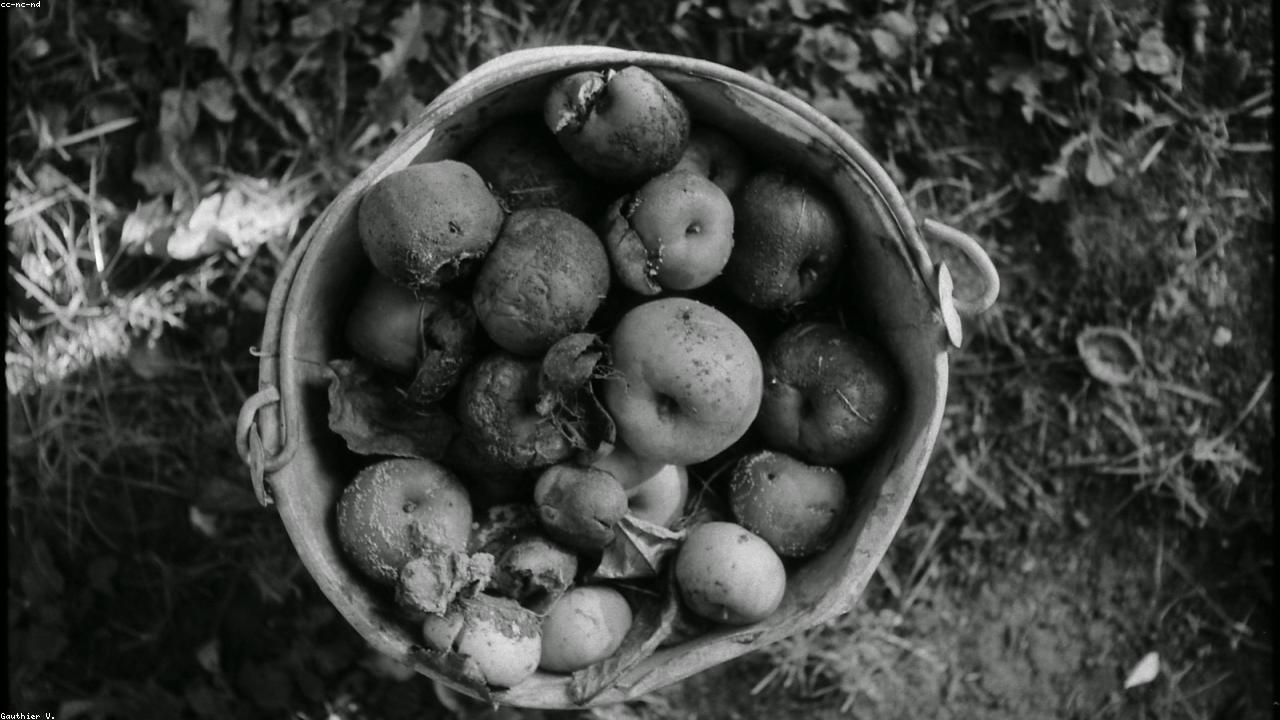
#> input picture wathersheld/img_watershed_input_8.jpg, 1280 x 720 px
$ python main.py
#> lines starting #> are read from the running program, lines starting #| are printed output that depends on the picture; after the words box and inside, x2 and y2 are one past the last pixel; in counts of white or black regions, pixels touching at a corner belong together
#> the answer given: img_watershed_input_8.jpg
import cv2
import numpy as np
from matplotlib import pyplot as plt
from pathlib import Path


def watershed_segmentation(image_path):
    image = cv2.imread(str(image_path))
#> image is the input picture: shape (720, 1280, 3); mean B, G, R 61.9, 64.7, 62.9
    if image is None:
        raise FileNotFoundError(f"Could not load image: {image_path}")

    gray = cv2.cvtColor(image, cv2.COLOR_BGR2GRAY)
    _, thresh = cv2.threshold(gray, 0, 255, cv2.THRESH_BINARY + cv2.THRESH_OTSU)
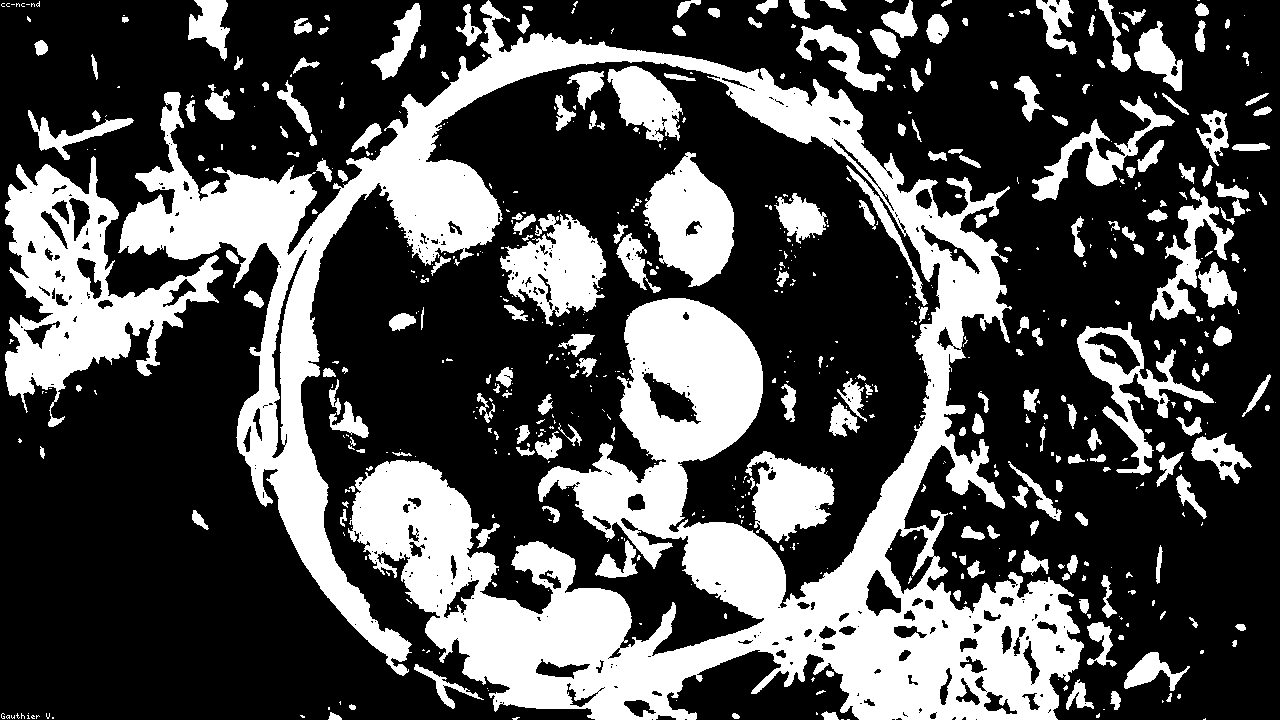
#> thresh: shape (720, 1280); 31.2% white; 644 white regions (400 under 20 px), largest, box (x1, y1, x2, y2) and area: (118, 0, 1084, 720) 184300, (5, 156, 223, 427) 21210, (643, 152, 734, 287) 7559

    kernel = np.ones((3, 3), np.uint8)
    opening = cv2.morphologyEx(thresh, cv2.MORPH_OPEN, kernel, iterations=2)
#> opening: shape (720, 1280); 29% white; 216 white regions (1 under 20 px), largest, box (x1, y1, x2, y2) and area: (120, 18, 1083, 720) 176408, (5, 158, 222, 395) 20279, (644, 157, 734, 286) 7396
    sure_bg = cv2.dilate(opening, kernel, iterations=3)
#> sure_bg: shape (720, 1280); 40.4% white; 101 white regions, largest, box (x1, y1, x2, y2) and area: (2, 0, 1086, 720) 272716, (641, 154, 737, 289) 8917, (498, 213, 607, 319) 8225

    dist_transform = cv2.distanceTransform(opening, cv2.DIST_L2, 5)
    _, sure_fg = cv2.threshold(dist_transform, 0.7 * dist_transform.max(), 255, 0)
#> sure_fg: shape (720, 1280) float32; 0.42% white; 6 white regions, box (x1, y1, x2, y2) and area: (654, 329, 736, 411) 1851, (490, 624, 521, 659) 625, (565, 615, 603, 638) 554, (713, 549, 759, 588) 404, (236, 204, 273, 221) 314, (417, 187, 444, 198) 98
    sure_fg = sure_fg.astype(np.uint8)
    unknown = cv2.subtract(sure_bg, sure_fg)
#> unknown: shape (720, 1280); 40% white; 101 white regions, largest, box (x1, y1, x2, y2) and area: (2, 0, 1086, 720) 268870, (641, 154, 737, 289) 8917, (498, 213, 607, 319) 8225

    _, markers = cv2.connectedComponents(sure_fg)
#> markers: shape (720, 1280) int32; 7 distinct labels, from 0 to 6
    markers = markers + 1
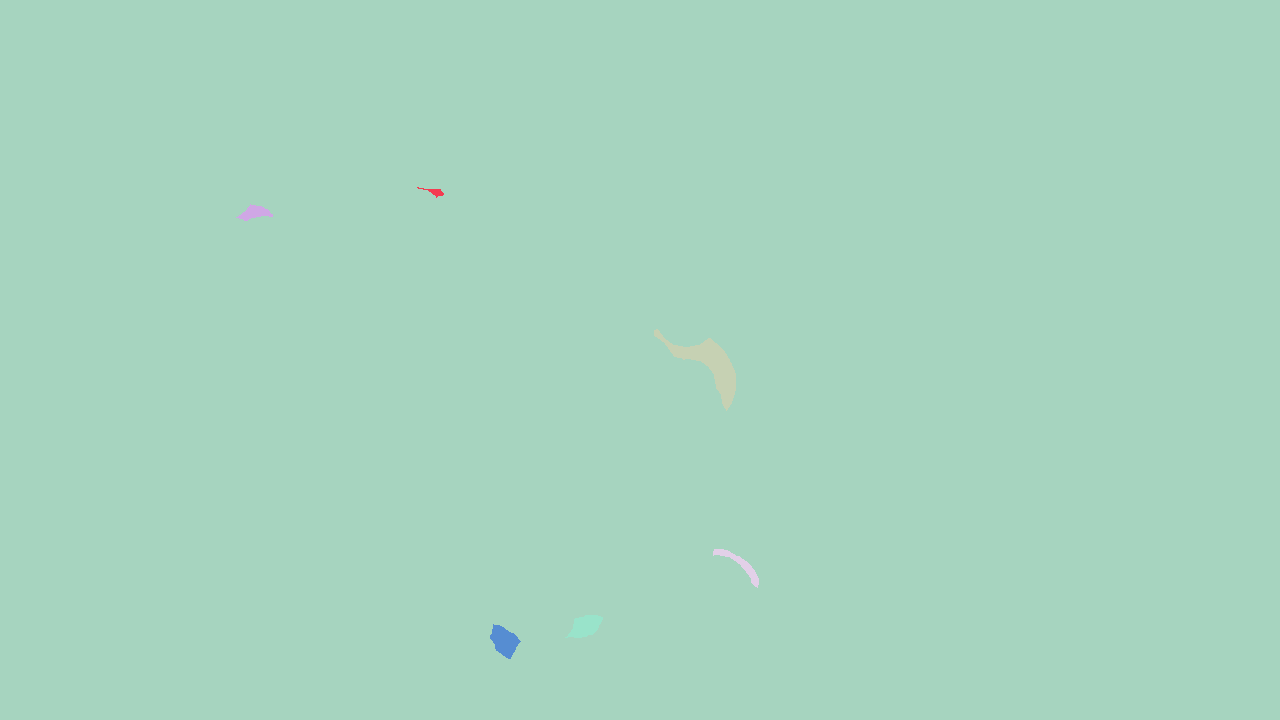
#> markers: shape (720, 1280) int32; 7 distinct labels, from 1 to 7; one colour per label, 0 black
    markers[unknown == 255] = 0
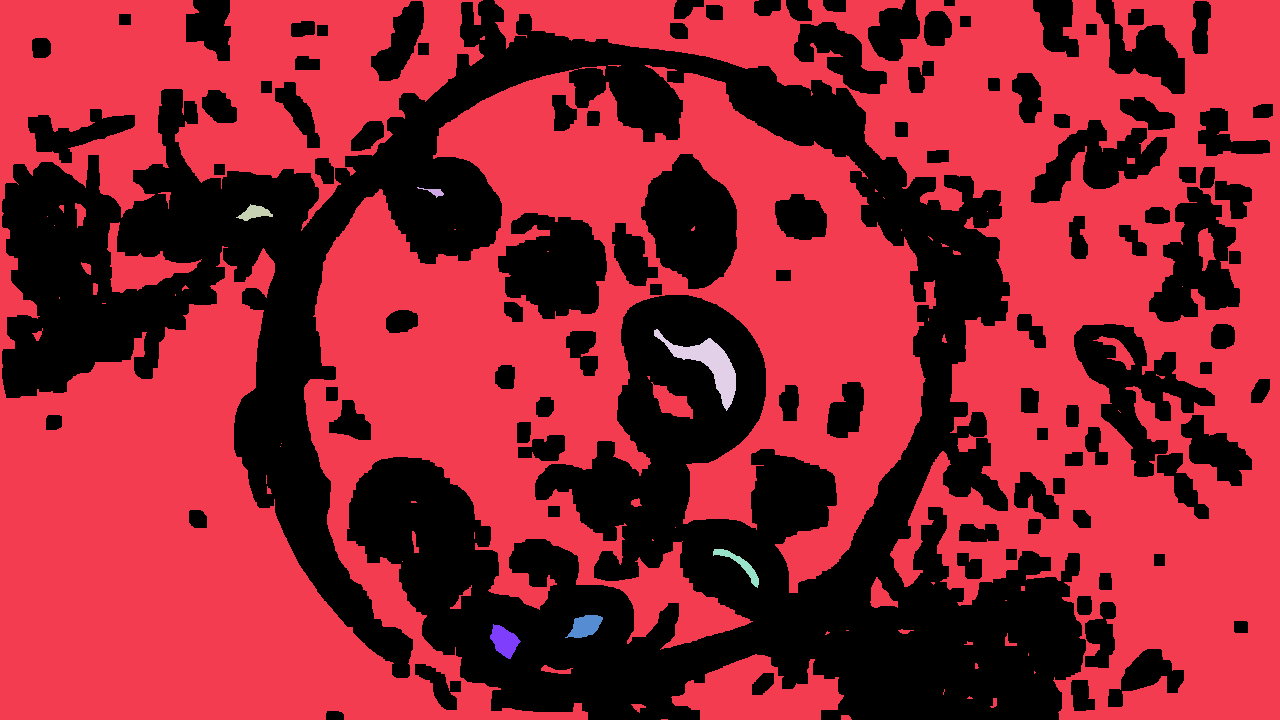
#> markers: shape (720, 1280) int32; 8 distinct labels, from 0 to 7; one colour per label, 0 black

    cv2.watershed(image, markers)
    image[markers == -1] = [0, 0, 255]
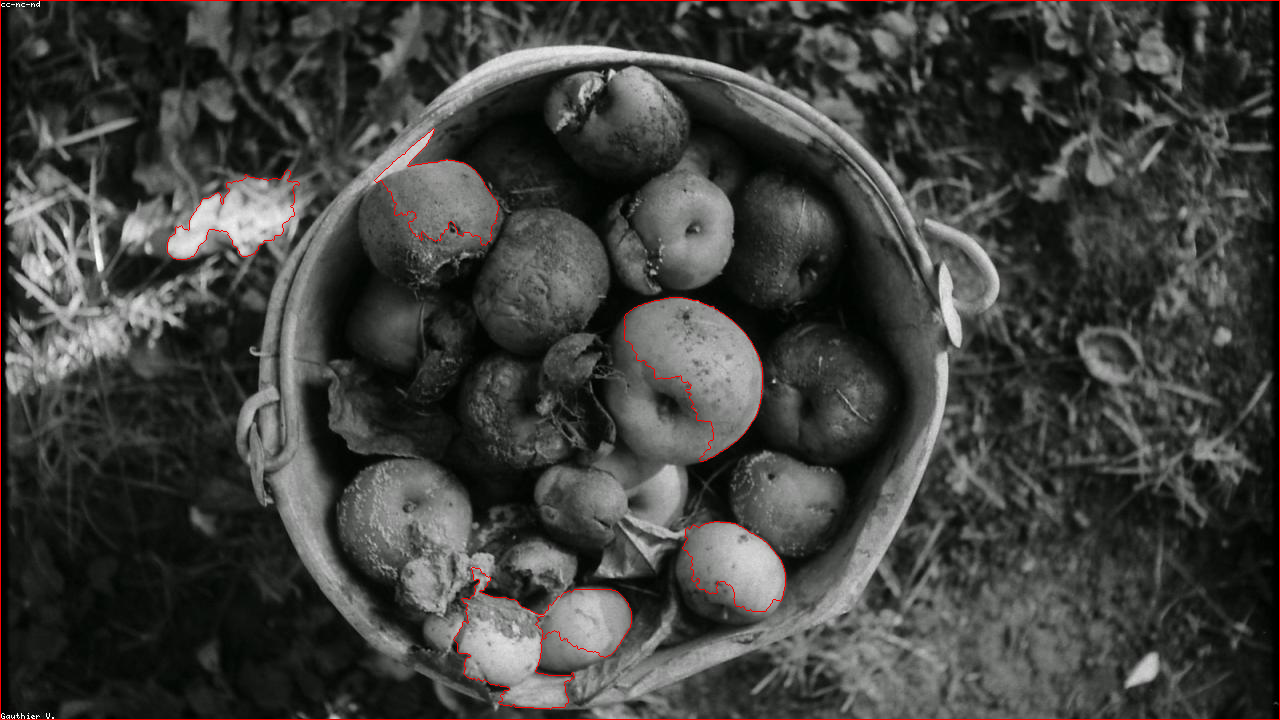
#> image: shape (720, 1280, 3); 0.7% of pixels changed, all inside (x1, y1, x2, y2) = (0, 0, 1280, 720)

    panels = [
        ("Gray image", gray, "gray"),
        ("Foreground", sure_fg, "gray"),
        ("Unknown area", unknown, "gray"),
        ("Segmented image", cv2.cvtColor(image, cv2.COLOR_BGR2RGB), None),
        ("Markers", markers, "jet"),
    ]

    plt.figure(figsize=(15, 10))
    for idx, (title, content, cmap) in enumerate(panels, start=1):
        plt.subplot(2, 3, idx)
        plt.imshow(content, cmap=cmap)
        plt.title(title)
        plt.axis("off")
#> this loop made 5 passes
#> (title, cmap) on passes 1 to 5: ('Gray image', 'gray'), ('Foreground', 'gray'), ('Unknown area', 'gray'), ('Segmented image', None), ('Markers', 'jet')
    plt.tight_layout()
    plt.show()
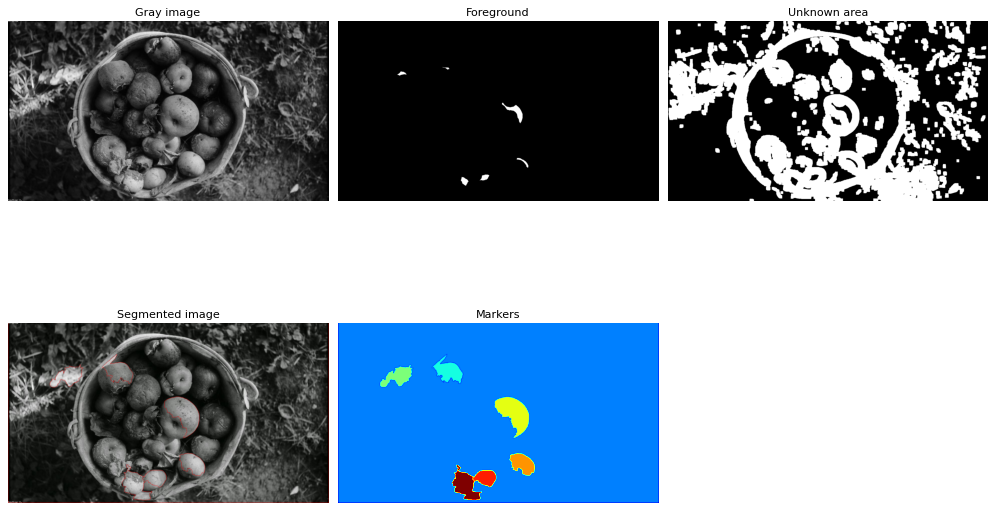
#> figure drawn by matplotlib, 5 panels


def main():
    default_path = Path(__file__).resolve().parent / "img_watershed_input_8.jpg"
    custom_path = input(f"Image path (Enter = {default_path}): ").strip()
    image_path = Path(custom_path) if custom_path else default_path
    watershed_segmentation(image_path)


if __name__ == "__main__":
    main()

$ run again, with wathersheld/img_watershed_input_7.jpg copied over wathersheld/img_watershed_input_8.jpg
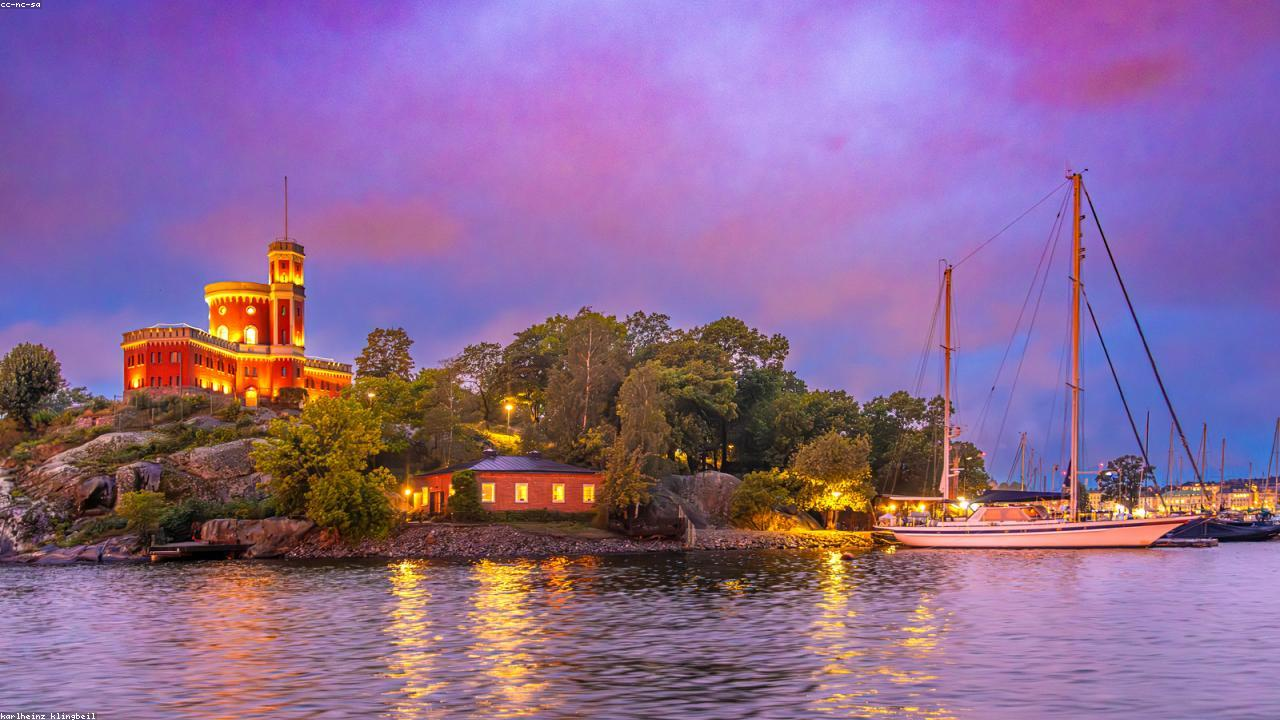
#> input picture wathersheld/img_watershed_input_7.jpg, 1280 x 720 px
#> in watershed_segmentation, image is the input picture: shape (720, 1280, 3); mean B, G, R 147.2, 104.4, 141.2
#> in watershed_segmentation, `_, thresh = cv2.threshold(gray, 0, 255, cv2.THRESH_BINARY + cv2.THRESH..`:
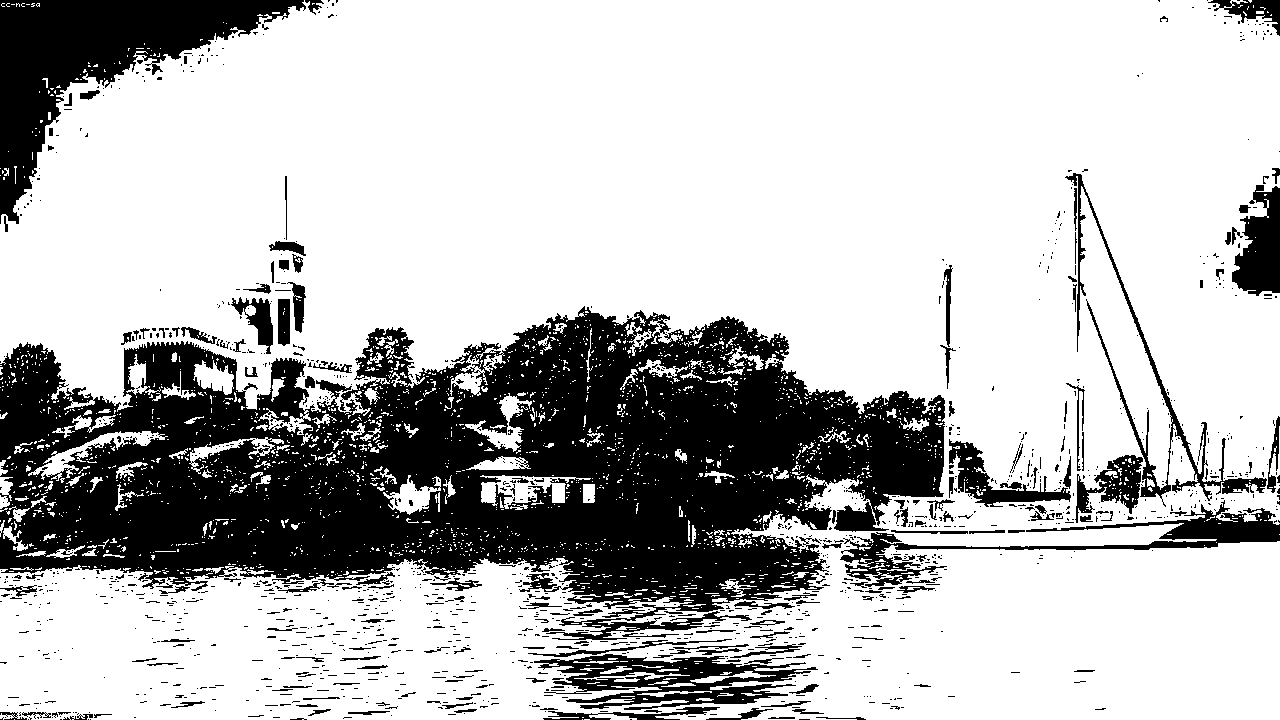
#> thresh: shape (720, 1280); 73.5% white; 1408 black regions (1210 under 20 px), largest, box (x1, y1, x2, y2) and area: (0, 306, 945, 640) 175109, (0, 0, 306, 224) 22479, (534, 654, 818, 710) 7169
#> opening: shape (720, 1280); 68.2% white; 337 black regions (270 under 20 px), largest, box (x1, y1, x2, y2) and area: (0, 170, 1280, 720) 252506, (0, 0, 324, 232) 24314, (1225, 168, 1280, 299) 4155
#> sure_bg: shape (720, 1280); 74.7% white; 81 black regions (47 under 20 px), largest, box (x1, y1, x2, y2) and area: (0, 310, 949, 720) 196829, (0, 0, 320, 221) 22180, (1235, 188, 1280, 296) 2897
#> unknown: shape (720, 1280); 71.7% white; 82 black regions (47 under 20 px), largest, box (x1, y1, x2, y2) and area: (0, 310, 949, 720) 196829, (547, 0, 920, 102) 27873, (0, 0, 320, 221) 22180
#> in watershed_segmentation, `image[markers == -1] = [0, 0, 255]`:
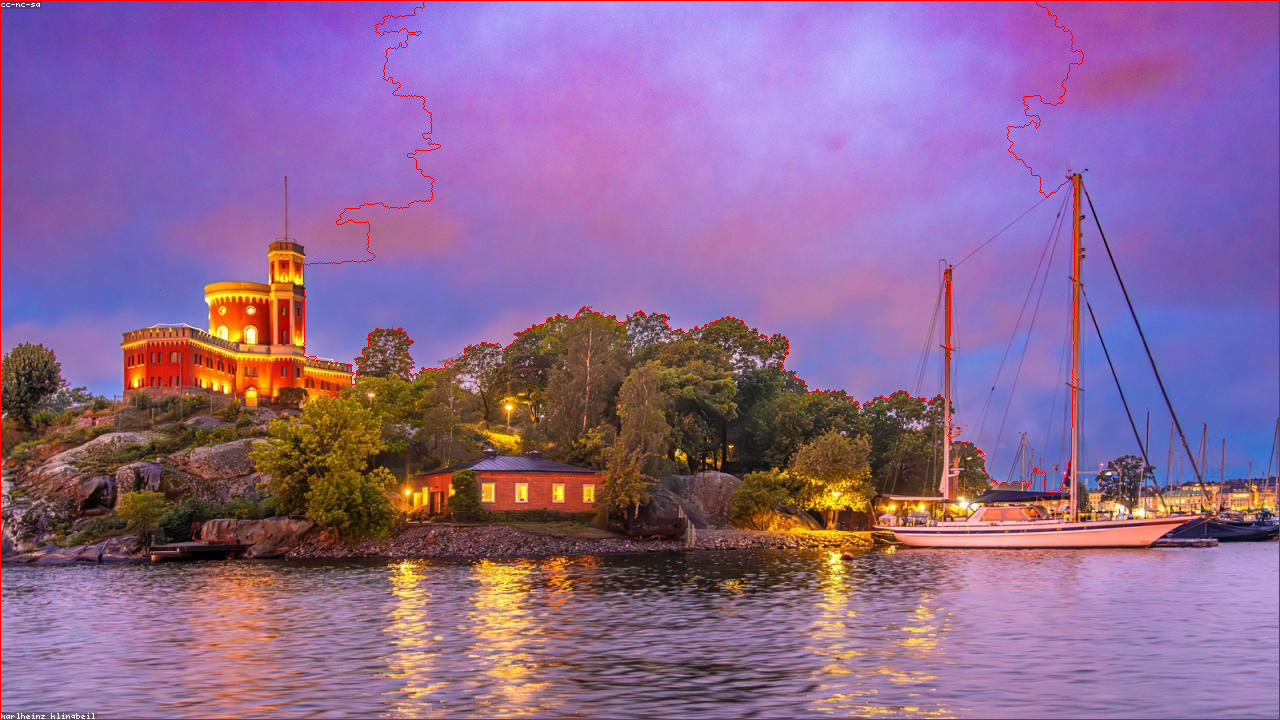
#> image: shape (720, 1280, 3); 0.75% of pixels changed, all inside (x1, y1, x2, y2) = (0, 0, 1280, 720)
#> the loop in watershed_segmentation, `for idx, (title, content, cmap) in enumerate(panels, start=1):` made 5 passes
#> (title, cmap) on passes 1 to 5: ('Gray image', 'gray'), ('Foreground', 'gray'), ('Unknown area', 'gray'), ('Segmented image', None), ('Markers', 'jet')
